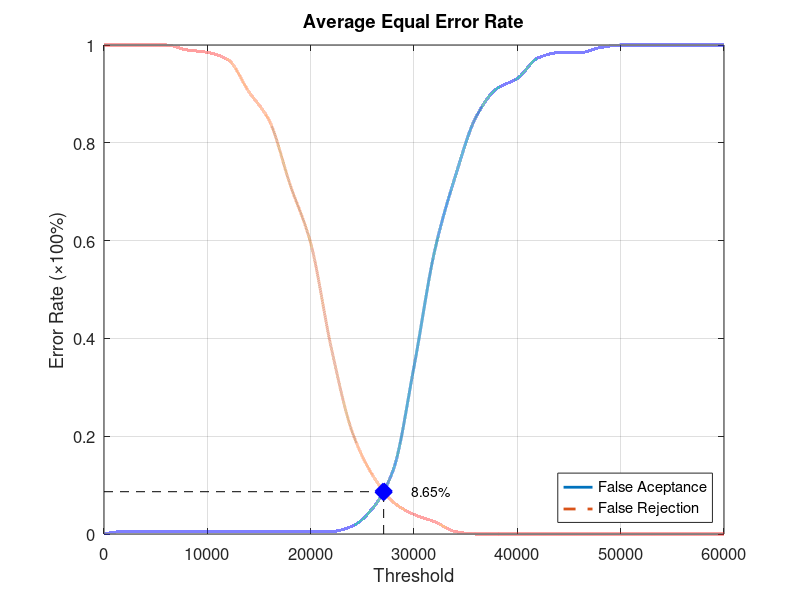
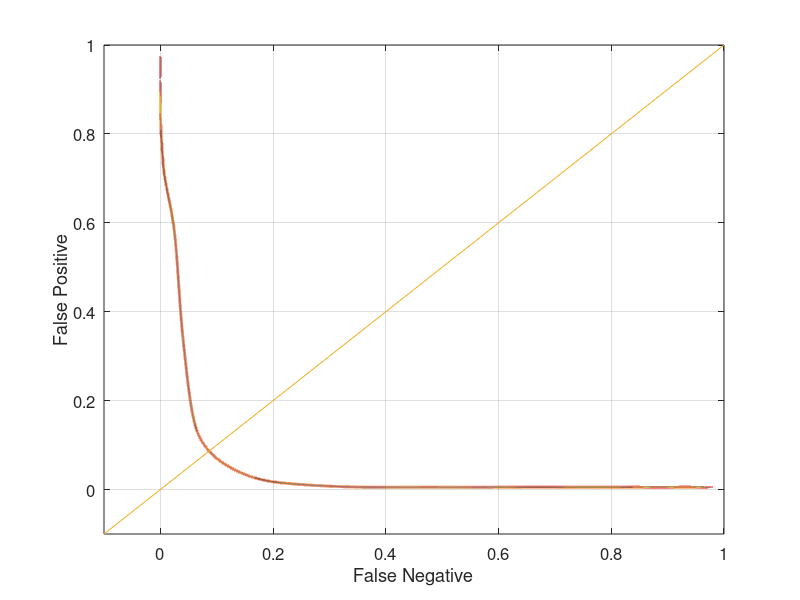

These figures' MATLAB source, in order:
function yEER = Database5_3
close all;
clear;
clc;
x = 0:2000:60000;
xq = 0:0.5:60000;

y0 = [0 0.00526316 0.00526316 0.00526316 0.00526316 0.00526316 0.00526316 0.00526316 0.00526316 0.00526316 0.00526316 0.00526316 0.0157895 0.0526316 0.131579 0.342105 0.578947 0.731579 0.852632 0.910526 0.931579 0.973684 0.984211 0.984211 0.994737 1 1 1 1 1 1];
yy0 = interp1(x, y0, xq, 'pchip');
y1 = [1 1 1 1 0.99 0.985 0.97 0.905 0.845 0.715 0.595 0.38 0.21 0.12 0.065 0.04 0.025 0.005 0 0 0 0 0 0 0 0 0 0 0 0 0];
yy1 = interp1(x, y1, xq, 'pchip');

% Calculating EER: 
y2 = abs(y0 - y1);
find(y2 == min(y2))
yy2 = abs(yy0 - yy1);
xEER = find(yy2 == min(yy2));
xEERIndex = xq(xEER) % X-axis EER
yEER = yy0(xEER) % Y-axis EER

main = figure
plot(xq, yy0,'-','LineWidth', 2);	hold on
plot(xq, yy1,'--','LineWidth', 2);	hold on
plot([xEERIndex xEERIndex], [0 yEER], 'k--');	hold on
plot([0 xEERIndex], [yEER yEER], 'k--');	hold on
plot(xEERIndex, yEER, 'bx', 'LineWidth', 10);	hold on
text(xEERIndex + 10 * xEERIndex / 100, yEER, [num2str(round((10000 * yEER)) / 100) '%'])
legend('False Aceptance', 'False Rejection', 'Location', 'SouthEast')
xlabel('Threshold')
ylabel('Error Rate (\times100%)')
title('Average Equal Error Rate')
set(gca, 'FontSize', 12)
axis([0 60000 0 1])
grid on

print(main, 'Database5_3Main', '-dpng');
FNRxFPR = figure('Color', [1 1 1]);
plot(yy1, yy0, '-', yy1, yy0, 'LineWidth', 2);
hold on
y = -0.1:0.1:1
plot(y, y); 
set(gca, 'FontSize', 12)
xlabel('False Negative')
ylabel('False Positive')
axis([-0.1 1 -0.1 1])
set(gca, 'FontSize', 12)
grid on

print(FNRxFPR, 'Database5_3FNRxFPR','-dpng');
end
